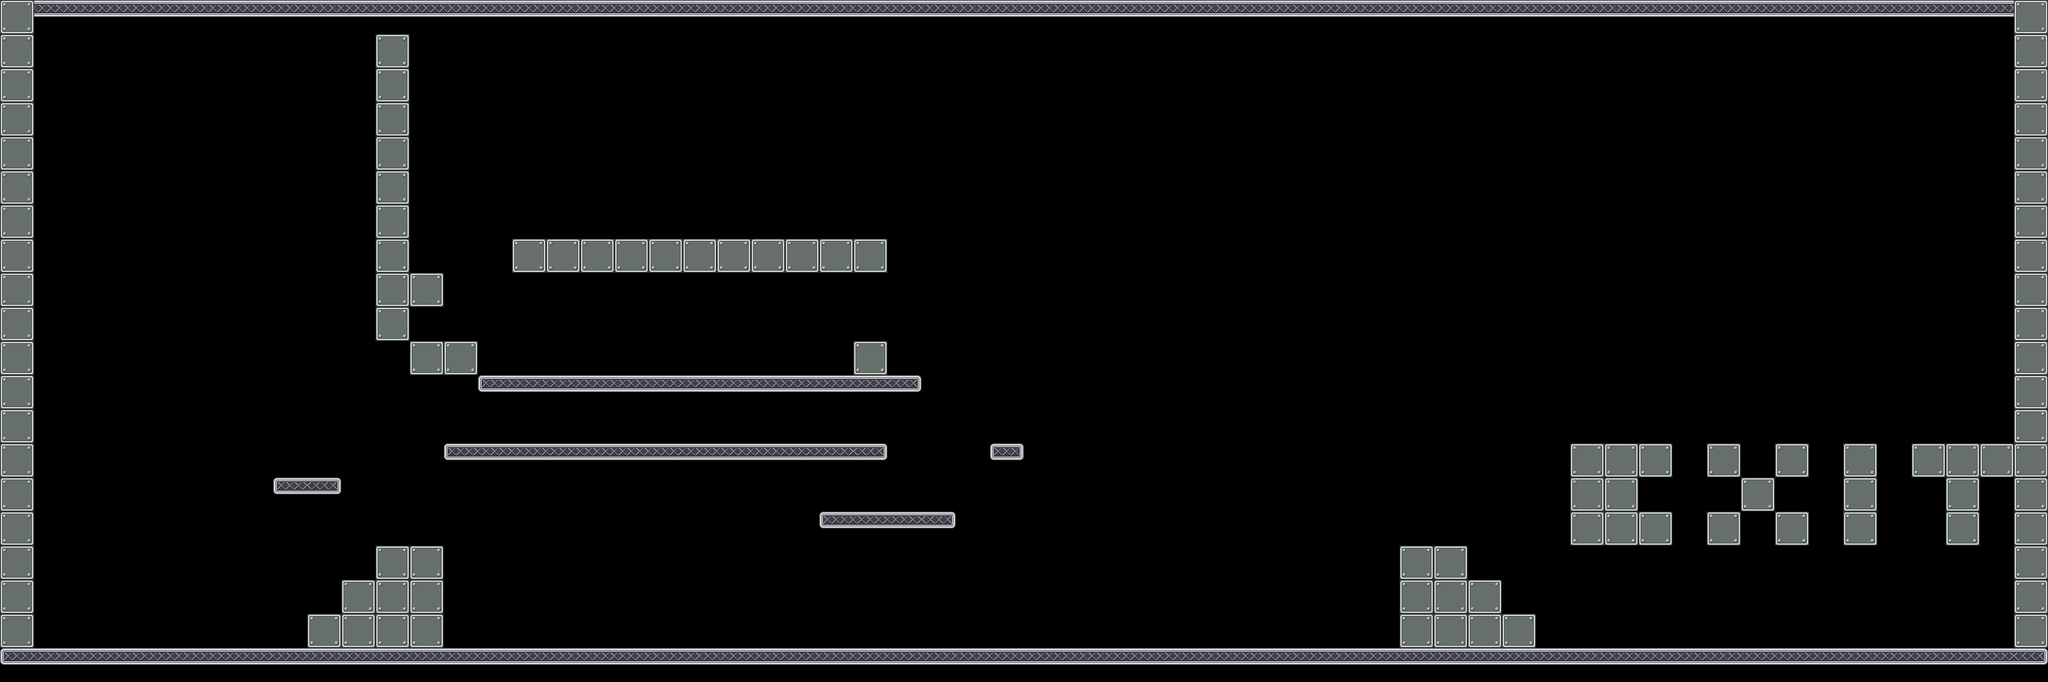

A level layout from a 2D game, rendered from its tile map. Below: a short description, then the map file with tile-grid data replaced by summaries:
An orthogonal 60x20 tile map with 64x64 px tiles, 1 tile layer (front), 23 tilesets and 31 objects.

<map version="1.0" orientation="orthogonal" width="60" height="20" tilewidth="64" tileheight="64">
 <tileset firstgid="1" name="mur" tilewidth="64" tileheight="64">
  <image source="data/mur.png" trans="ffffff" width="64" height="64" />
 </tileset>
 <tileset firstgid="2" name="sol" tilewidth="64" tileheight="64">
  <image source="data/sol.png" trans="ffffff" width="64" height="64" />
 </tileset>
 <tileset firstgid="3" name="alone" tilewidth="64" tileheight="64">
  <image source="data/alone.png" width="64" height="64" />
 </tileset>
 <tileset firstgid="4" name="left" tilewidth="64" tileheight="64">
  <image source="data/left.png" width="64" height="64" />
 </tileset>
 <tileset firstgid="5" name="mid" tilewidth="64" tileheight="64">
  <image source="data/mid.png" width="64" height="64" />
 </tileset>
 <tileset firstgid="6" name="right" tilewidth="64" tileheight="64">
  <image source="data/right.png" width="64" height="64" />
 </tileset>
 <tileset firstgid="7" name="portebas" tilewidth="64" tileheight="64">
  <image source="data/portebas.png" width="64" height="64" />
 </tileset>
 <tileset firstgid="8" name="portehaut" tilewidth="64" tileheight="64">
  <image source="data/portehaut.png" width="64" height="64" />
 </tileset>
 <tileset firstgid="9" name="fin" tilewidth="192" tileheight="128">
  <image source="data/fin.png" width="192" height="128" />
 </tileset>
 <tileset firstgid="10" name="citerne" tilewidth="418" tileheight="632">
  <tileoffset x="0" y="632" />
  <image source="data/citerne.png" width="418" height="632" />
 </tileset>
 <tileset firstgid="11" name="container1" tilewidth="610" tileheight="276">
  <tileoffset x="0" y="195" />
  <image source="data/container1.png" width="610" height="276" />
 </tileset>
 <tileset firstgid="12" name="container2" tilewidth="480" tileheight="330">
  <tileoffset x="0" y="280" />
  <image source="data/container2.png" width="480" height="330" />
 </tileset>
 <tileset firstgid="13" name="cable1" tilewidth="77" tileheight="372">
  <tileoffset x="0" y="372" />
  <image source="data/cable1.png" width="77" height="372" />
 </tileset>
 <tileset firstgid="14" name="passerelle1" tilewidth="198" tileheight="342">
  <tileoffset x="0" y="342" />
  <image source="data/passerelle1.png" width="198" height="342" />
 </tileset>
 <tileset firstgid="15" name="passerelle2" tilewidth="122" tileheight="599">
  <tileoffset x="0" y="599" />
  <image source="data/passerelle2.png" width="122" height="599" />
 </tileset>
 <tileset firstgid="16" name="cable2" tilewidth="46" tileheight="243">
  <tileoffset x="0" y="243" />
  <image source="data/cable2.png" width="46" height="243" />
 </tileset>
 <tileset firstgid="17" name="mur2" tilewidth="64" tileheight="64">
  <image source="data/mur2.png" width="64" height="64" />
 </tileset>
 <tileset firstgid="18" name="lamp1" tilewidth="64" tileheight="64">
  <image source="data/lamp1.png" width="64" height="64" />
 </tileset>
 <tileset firstgid="19" name="lamp2" tilewidth="64" tileheight="64">
  <image source="data/lamp2.png" width="64" height="64" />
 </tileset>
 <tileset firstgid="20" name="cable" tilewidth="64" tileheight="64">
  <image source="data/cable.png" width="64" height="64" />
 </tileset>
 <tileset firstgid="21" name="lamp1" tilewidth="64" tileheight="64">
  <image source="data/lamp1.png" width="64" height="64" />
 </tileset>
 <tileset firstgid="22" name="lamp2" tilewidth="64" tileheight="64">
  <image source="data/lamp2.png" width="64" height="64" />
 </tileset>
 <tileset firstgid="23" name="cable" tilewidth="64" tileheight="64">
  <image source="data/cable.png" width="64" height="64" />
 </tileset>
 <layer name="front" width="60" height="20">
  <data>[1200 cells, 252 non-empty, 6 distinct tile ids]</data>
 </layer>
 <objectgroup color="#00ff00" name="wall" width="60" height="20">
  <object x="0" y="0" width="64" height="1216" />
  <object x="3776" y="0" width="64" height="1216" />
  <object x="2624" y="1088" width="64" height="128" />
  <object x="768" y="1088" width="64" height="128" />
  <object x="704" y="64" width="64" height="576" />
 </objectgroup>
 <objectgroup color="#0000ff" name="platform" width="60" height="20">
  <object x="0" y="1216" width="3840" height="64" />
  <object x="64" y="0" width="3712" height="64" />
  <object x="2624" y="1024" width="128" height="64" />
  <object x="2752" y="1088" width="64" height="64" />
  <object x="2816" y="1152" width="64" height="64" />
  <object x="640" y="1088" width="64" height="64" />
  <object x="704" y="1024" width="128" height="64" />
  <object x="576" y="1152" width="64" height="64" />
  <object x="832" y="832" width="832" height="64" />
  <object x="1536" y="960" width="256" height="64" />
  <object x="768" y="640" width="128" height="64" />
  <object x="1856" y="832" width="64" height="64" />
  <object x="1600" y="640" width="64" height="64" />
  <object x="896" y="704" width="832" height="64" />
  <object x="768" y="512" width="64" height="64" />
  <object x="832" y="1024" width="1792" height="64" />
  <object x="960" y="448" width="704" height="64" />
  <object x="512" y="896" width="128" height="64" />
  <object x="2496" y="576" width="64" height="64" />
 </objectgroup>
 <objectgroup color="#ffffff" name="movable" width="60" height="20" />
 <objectgroup color="#ff6666" name="destroyable" width="60" height="20" />
 <objectgroup color="#800000" name="metalman" width="60" height="20">
  <object x="128" y="1152" width="64" height="64">
   <properties>
    <property name="powers" value="Alu#Acier#Static" />
   </properties>
  </object>
 </objectgroup>
 <objectgroup color="#ff0000" name="themagnet" width="60" height="20">
  <object x="256" y="1152" width="64" height="64">
   <properties>
    <property name="powers" value="Repulsive#Attractive#RotativeL#RotativeR#Static" />
   </properties>
  </object>
 </objectgroup>
 <objectgroup color="#800000" name="generator" width="60" height="20" />
 <objectgroup color="#66ccff" name="switch" width="60" height="20" />
 <objectgroup color="#e6e6e6" name="metal" width="60" height="20" />
 <objectgroup color="#333333" name="gate" width="60" height="20">
  <object x="1600" y="768" width="64" height="64">
   <properties>
    <property name="id" value="3" />
   </properties>
  </object>
 </objectgroup>
 <objectgroup color="#004080" name="acid" width="60" height="20">
  <object x="832" y="1088" width="1792" height="128" />
  <object x="896" y="640" width="704" height="64" />
 </objectgroup>
 <objectgroup color="#ffff00" name="arc" width="60" height="20" />
 <objectgroup color="#ffff00" name="levelend" width="60" height="20">
  <object x="3456" y="1024" width="320" height="192">
   <properties>
    <property name="next" value="level4" />
   </properties>
  </object>
 </objectgroup>
 <objectgroup color="#800080" name="gateswitch" width="60" height="20">
  <object x="1536" y="384" width="64" height="64">
   <properties>
    <property name="id" value="3" />
   </properties>
  </object>
 </objectgroup>
</map>
